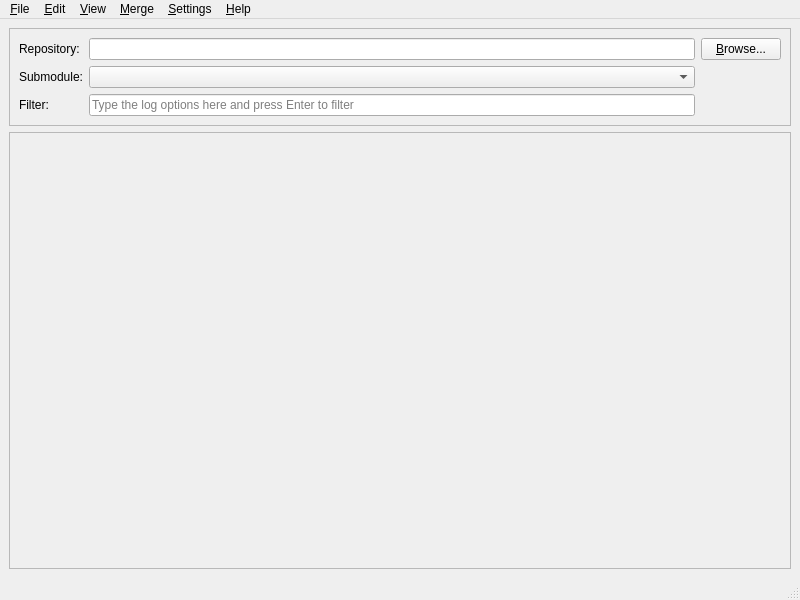
<?xml version="1.0" encoding="UTF-8"?>
<ui version="4.0">
 <class>MainWindow</class>
 <widget class="QMainWindow" name="MainWindow">
  <property name="geometry">
   <rect>
    <x>0</x>
    <y>0</y>
    <width>800</width>
    <height>600</height>
   </rect>
  </property>
  <property name="windowTitle">
   <string>QGitc</string>
  </property>
  <widget class="QWidget" name="centralwidget">
   <layout class="QVBoxLayout" name="verticalLayout">
    <item>
     <widget class="QFrame" name="gridFrame">
      <property name="sizePolicy">
       <sizepolicy hsizetype="Preferred" vsizetype="Fixed">
        <horstretch>0</horstretch>
        <verstretch>0</verstretch>
       </sizepolicy>
      </property>
      <property name="frameShape">
       <enum>QFrame::StyledPanel</enum>
      </property>
      <layout class="QGridLayout" name="gridLayout_2">
       <property name="sizeConstraint">
        <enum>QLayout::SetDefaultConstraint</enum>
       </property>
       <item row="0" column="2">
        <widget class="QLineEdit" name="leRepo"/>
       </item>
       <item row="2" column="2">
        <widget class="QLineEdit" name="leOpts">
         <property name="toolTip">
          <string>See the GIT-LOG options for more information.</string>
         </property>
         <property name="placeholderText">
          <string>Type the log options here and press Enter to filter</string>
         </property>
        </widget>
       </item>
       <item row="2" column="0">
        <widget class="QLabel" name="label_2">
         <property name="text">
          <string>Filter:</string>
         </property>
        </widget>
       </item>
       <item row="0" column="3">
        <widget class="QPushButton" name="btnRepoBrowse">
         <property name="text">
          <string>&amp;Browse...</string>
         </property>
        </widget>
       </item>
       <item row="0" column="0">
        <widget class="QLabel" name="label">
         <property name="text">
          <string>Repository:</string>
         </property>
        </widget>
       </item>
       <item row="1" column="0">
        <widget class="QLabel" name="lbSubmodule">
         <property name="text">
          <string>Submodule:</string>
         </property>
        </widget>
       </item>
       <item row="1" column="2">
        <widget class="QComboBox" name="cbSubmodule"/>
       </item>
      </layout>
     </widget>
    </item>
    <item>
     <widget class="QSplitter" name="splitter">
      <property name="frameShape">
       <enum>QFrame::StyledPanel</enum>
      </property>
      <property name="frameShadow">
       <enum>QFrame::Plain</enum>
      </property>
      <property name="orientation">
       <enum>Qt::Horizontal</enum>
      </property>
      <widget class="GitView" name="gitViewA" native="true"/>
     </widget>
    </item>
   </layout>
  </widget>
  <widget class="QMenuBar" name="menubar">
   <property name="geometry">
    <rect>
     <x>0</x>
     <y>0</y>
     <width>800</width>
     <height>26</height>
    </rect>
   </property>
   <widget class="QMenu" name="menuFile">
    <property name="title">
     <string>&amp;File</string>
    </property>
    <addaction name="acReload"/>
    <addaction name="separator"/>
    <addaction name="acQuit"/>
   </widget>
   <widget class="QMenu" name="menu_Help">
    <property name="title">
     <string>&amp;Help</string>
    </property>
    <addaction name="acAbout"/>
    <addaction name="acAboutQt"/>
   </widget>
   <widget class="QMenu" name="menu_Settings">
    <property name="title">
     <string>&amp;Settings</string>
    </property>
    <addaction name="acPreferences"/>
   </widget>
   <widget class="QMenu" name="menu_View">
    <property name="title">
     <string>&amp;View</string>
    </property>
    <widget class="QMenu" name="menuIgnoreWhitespace">
     <property name="title">
      <string>&amp;Ignore whitespace</string>
     </property>
     <addaction name="acIgnoreNone"/>
     <addaction name="acIgnoreEOL"/>
     <addaction name="acIgnoreAll"/>
    </widget>
    <addaction name="acVisualizeWhitespace"/>
    <addaction name="menuIgnoreWhitespace"/>
    <addaction name="separator"/>
    <addaction name="acCompare"/>
    <addaction name="separator"/>
    <addaction name="acFullCommitMsg"/>
   </widget>
   <widget class="QMenu" name="menu_Edit">
    <property name="title">
     <string>&amp;Edit</string>
    </property>
    <addaction name="acCopy"/>
    <addaction name="acSelectAll"/>
    <addaction name="separator"/>
    <addaction name="acFind"/>
   </widget>
   <widget class="QMenu" name="menu_Merge">
    <property name="title">
     <string>&amp;Merge</string>
    </property>
    <widget class="QMenu" name="menuCopy_To_Conflict_Log">
     <property name="title">
      <string>Copy To Conflict &amp;Log</string>
     </property>
     <addaction name="acCopyLog"/>
     <addaction name="acCopyLogA"/>
     <addaction name="acCopyLogB"/>
    </widget>
    <addaction name="menuCopy_To_Conflict_Log"/>
   </widget>
   <addaction name="menuFile"/>
   <addaction name="menu_Edit"/>
   <addaction name="menu_View"/>
   <addaction name="menu_Merge"/>
   <addaction name="menu_Settings"/>
   <addaction name="menu_Help"/>
  </widget>
  <widget class="QStatusBar" name="statusbar"/>
  <action name="acQuit">
   <property name="icon">
    <iconset theme="window-close">
     <normaloff>.</normaloff>.</iconset>
   </property>
   <property name="text">
    <string>Close &amp;Window</string>
   </property>
   <property name="shortcut">
    <string notr="true">Ctrl+W</string>
   </property>
  </action>
  <action name="acAbout">
   <property name="icon">
    <iconset theme="help-about">
     <normaloff>.</normaloff>.</iconset>
   </property>
   <property name="text">
    <string>&amp;About QGitc</string>
   </property>
  </action>
  <action name="acPreferences">
   <property name="icon">
    <iconset theme="preferences-system">
     <normaloff>.</normaloff>.</iconset>
   </property>
   <property name="text">
    <string>&amp;Preferences...</string>
   </property>
  </action>
  <action name="actionIgnore_whitespace_changes">
   <property name="text">
    <string>Ignore whitespace changes</string>
   </property>
  </action>
  <action name="acVisualizeWhitespace">
   <property name="checkable">
    <bool>true</bool>
   </property>
   <property name="text">
    <string>&amp;Visualize whitespace</string>
   </property>
  </action>
  <action name="acIgnoreEOL">
   <property name="checkable">
    <bool>true</bool>
   </property>
   <property name="text">
    <string>At &amp;end of line</string>
   </property>
  </action>
  <action name="acIgnoreAll">
   <property name="checkable">
    <bool>true</bool>
   </property>
   <property name="text">
    <string>&amp;All</string>
   </property>
  </action>
  <action name="acIgnoreNone">
   <property name="checkable">
    <bool>true</bool>
   </property>
   <property name="text">
    <string>&amp;None</string>
   </property>
  </action>
  <action name="acCopy">
   <property name="icon">
    <iconset theme="edit-copy">
     <normaloff>.</normaloff>.</iconset>
   </property>
   <property name="text">
    <string>&amp;Copy</string>
   </property>
   <property name="shortcut">
    <string>Ctrl+C</string>
   </property>
  </action>
  <action name="acSelectAll">
   <property name="icon">
    <iconset theme="edit-select-all">
     <normaloff>.</normaloff>.</iconset>
   </property>
   <property name="text">
    <string>Select &amp;All</string>
   </property>
   <property name="shortcut">
    <string>Ctrl+A</string>
   </property>
  </action>
  <action name="acFind">
   <property name="icon">
    <iconset theme="edit-find">
     <normaloff>.</normaloff>.</iconset>
   </property>
   <property name="text">
    <string>&amp;Find</string>
   </property>
   <property name="shortcut">
    <string>Ctrl+F</string>
   </property>
  </action>
  <action name="acCompare">
   <property name="checkable">
    <bool>true</bool>
   </property>
   <property name="text">
    <string>&amp;Compare Mode</string>
   </property>
  </action>
  <action name="acShowGraph">
   <property name="checkable">
    <bool>true</bool>
   </property>
   <property name="checked">
    <bool>true</bool>
   </property>
   <property name="text">
    <string>Show &amp;graph</string>
   </property>
  </action>
  <action name="acAboutQt">
   <property name="text">
    <string>About &amp;Qt</string>
   </property>
  </action>
  <action name="acCopyLog">
   <property name="text">
    <string>From Current &amp;View</string>
   </property>
   <property name="shortcut">
    <string>Ctrl+D</string>
   </property>
  </action>
  <action name="acCopyLogA">
   <property name="text">
    <string>From &amp;A</string>
   </property>
   <property name="shortcut">
    <string>Ctrl+1</string>
   </property>
  </action>
  <action name="acCopyLogB">
   <property name="text">
    <string>From &amp;B</string>
   </property>
   <property name="shortcut">
    <string>Ctrl+2</string>
   </property>
  </action>
  <action name="acReload">
   <property name="text">
    <string>&amp;Reload Repository</string>
   </property>
   <property name="shortcut">
    <string>F5</string>
   </property>
  </action>
  <action name="acFullCommitMsg">
   <property name="checkable">
    <bool>true</bool>
   </property>
   <property name="text">
    <string>Full Commit &amp;Message</string>
   </property>
  </action>
 </widget>
 <customwidgets>
  <customwidget>
   <class>GitView</class>
   <extends>QWidget</extends>
   <header>gitview.h</header>
   <container>1</container>
  </customwidget>
 </customwidgets>
 <tabstops>
  <tabstop>leRepo</tabstop>
  <tabstop>btnRepoBrowse</tabstop>
  <tabstop>leOpts</tabstop>
 </tabstops>
 <resources/>
 <connections/>
</ui>
